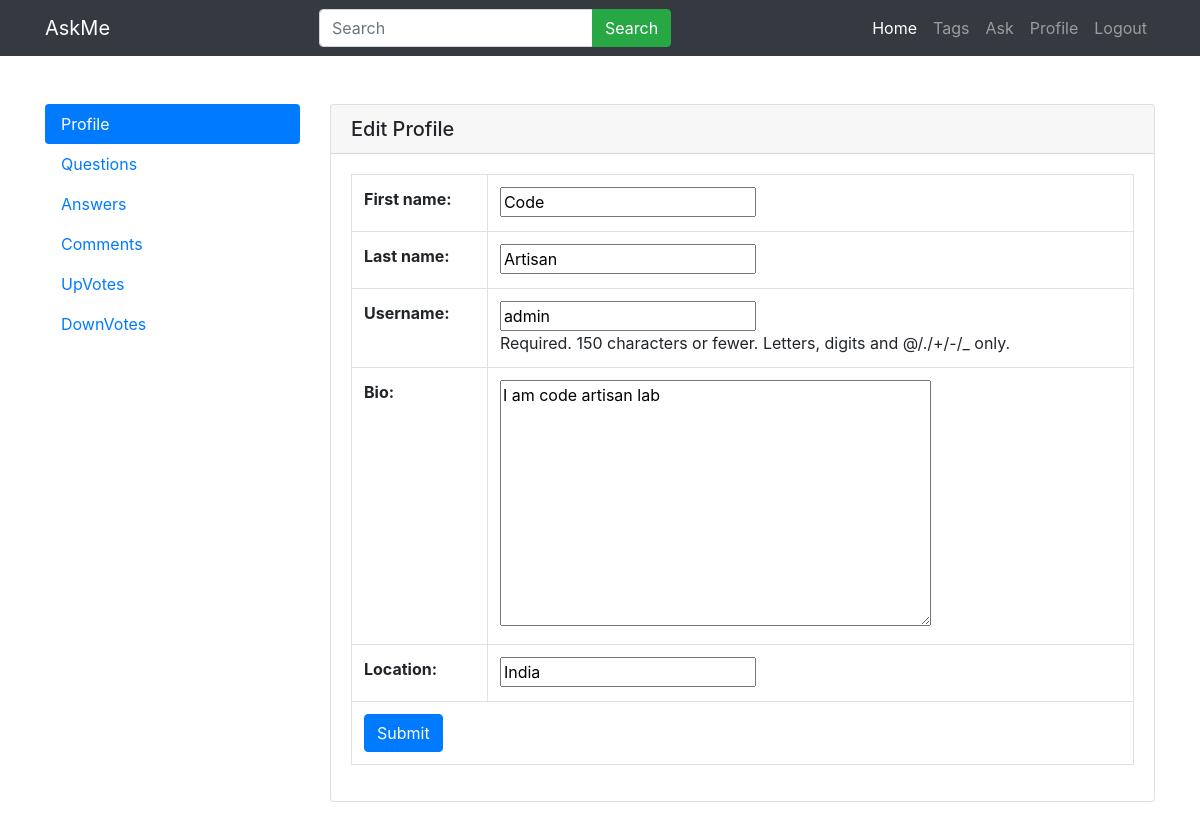
/accounts/profile/ (signed in), run on the app's committed database.
### main/models.py (models this page shows)
class CustomUser(AbstractUser):
    bio=models.TextField()
    location=models.CharField(max_length=200)

### main/views.py (the view)
# urls.py: path('accounts/profile/',views.profile,name='profile'),
def profile(request):
    quests=Question.objects.filter(user=request.user).order_by('-id')
    answers=Answer.objects.filter(user=request.user).order_by('-id')
    comments=Comment.objects.filter(user=request.user).order_by('-id')
    upvotes=UpVote.objects.filter(user=request.user).order_by('-id')
    downvotes=DownVote.objects.filter(user=request.user).order_by('-id')
    if request.method=='POST':
        profileForm=ProfileForm(request.POST,instance=request.user)
        if profileForm.is_valid():
            profileForm.save()
            messages.success(request,'Profile has been updated.')
    form=ProfileForm(instance=request.user)
    return render(request,'registration/profile.html',{
        'form':form,
        'quests':quests,
        'answers':answers,
        'comments':comments,
        'upvotes':upvotes,
        'downvotes':downvotes,
    })

### main/forms.py
class ProfileForm(ModelForm):
    class Meta:
        model=CustomUser
        fields=('first_name','last_name','username','bio','location')

### main/templates/registration/profile.html (shortened to what this page needs)
{% extends 'base.html' %}
{% block content %}
<div class="container py-5">
    <div class="row">
        <div class="col-md-3">
            <div class="nav flex-column nav-pills" id="v-pills-tab" role="tablist" aria-orientation="vertical">
                <a class="nav-link active" id="v-pills-profile-tab" data-toggle="pill" href="#v-pills-profile" role="tab" aria-controls="v-pills-home" aria-selected="true">Profile</a>
                <a class="nav-link" id="v-pills-questions-tab" data-toggle="pill" href="#v-pills-questions" role="tab" aria-controls="v-pills-questions" aria-selected="false">Questions</a>
                <a class="nav-link" id="v-pills-answers-tab" data-toggle="pill" href="#v-pills-answers" role="tab" aria-controls="v-pills-answers" aria-selected="false">Answers</a>
                <a class="nav-link" id="v-pills-comments-tab" data-toggle="pill" href="#v-pills-comments" role="tab" aria-controls="v-pills-comments" aria-selected="false">Comments</a>
                <a class="nav-link" id="v-pills-upvotes-tab" data-toggle="pill" href="#v-pills-upvotes" role="tab" aria-controls="v-pills-upvotes" aria-selected="false">UpVotes</a>
                <a class="nav-link" id="v-pills-downvotes-tab" data-toggle="pill" href="#v-pills-downvotes" role="tab" aria-controls="v-pills-downvotes" aria-selected="false">DownVotes</a>
            </div>
        </div>
        <div class="col-md-9">
            <div class="tab-content" id="v-pills-tabContent">
                <div class="tab-pane fade show active" id="v-pills-profile" role="tabpanel" aria-labelledby="v-pills-profile-tab">
                    <div class="card">
                        <h5 class="card-header">Edit Profile</h5>
                        <div class="card-body">
                            <form method="post">
                                <table class="table table-bordered">
                                    {{form.as_table}}
                                    <tr>
                                        <td colspan="2">
                                            <button class="btn btn-primary">Submit</button>
                                        </td>
                                    </tr>
                                </table>
                            </form>
                        </div>
                    </div>
                </div>
            </div>
        </div>
    </div>
</div>
{% endblock %}

### data on the page
CustomUser: first_name "Code", last_name "Artisan", username "admin", bio "I am code artisan lab", location "India"
